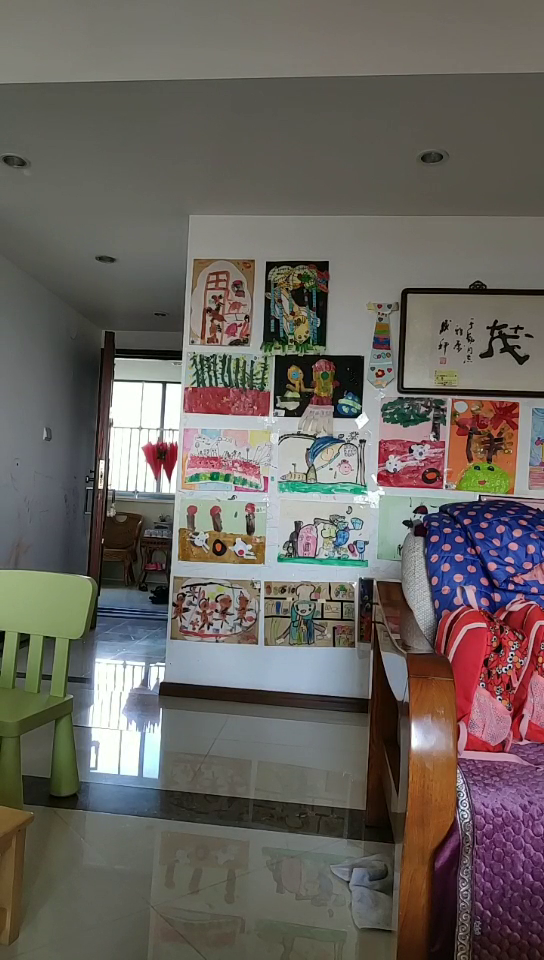
#> input picture images/background.png, 544 x 960 px
$ python demo.py
#> lines starting #> are read from the running program, lines starting #| are printed output that depends on the picture
from __future__ import print_function

import argparse
import itertools

import cv2 as cv
import numpy as np


def sigmoid(x):
    return 1 / (1 + np.exp(-x))


class App:
    def __init__(self, video):
#> called with video = 'video/dabao.mp4'
        self.cap = cv.VideoCapture(video)
        self.background = cv.imread('images/background.png')
#> self.background is the input picture: shape (960, 544, 3); mean B, G, R 95, 100, 105.6

        fourcc = cv.VideoWriter_fourcc(*'MPEG')
        self.out = cv.VideoWriter('video/output.avi', fourcc, 30.0, (544, 960))

    def process(self, frame, frame_idx):
        # bgr_ref = [134, 169, 55]
        lab_ref = [159, 88, 137]
        frame_lab = cv.cvtColor(frame, cv.COLOR_BGR2LAB)
        print(frame_idx)

        dist = np.linalg.norm(frame_lab[:, :, 1:] - lab_ref[1:], axis=2)
        alpha = sigmoid((dist - 30) / 3.)
        alpha = np.expand_dims(alpha, axis=-1)
        vis = alpha * frame + (1.0 - alpha) * self.background

        return vis.astype(np.uint8)

    def run(self):
        frame_idx = 0

        for _ in itertools.repeat(None, frame_idx):
            _, _ = self.cap.read()

        while self.cap.isOpened():
            success, frame = self.cap.read()
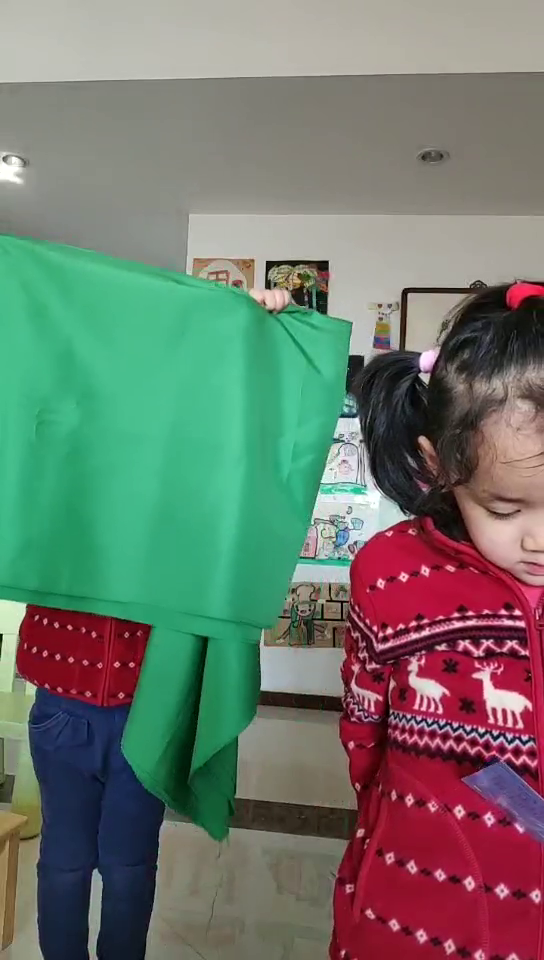
#> input picture frame 31 of video/dabao.mp4, 544 x 960 px
#> frame is the input picture: shape (960, 544, 3); mean B, G, R 107.9, 119.3, 110.7
            if not success:
                break

            vis = self.process(frame, frame_idx)
#> in process, `frame_lab = cv.cvtColor(frame, cv.COLOR_BGR2LAB)`: frame_lab: shape (960, 544, 3); mean of channels 0, 1, 2 129.2, 124.9, 136.6
#> in process, `dist = np.linalg.norm(frame_lab[:, :, 1:] - lab_ref[1:], axis=2)`:
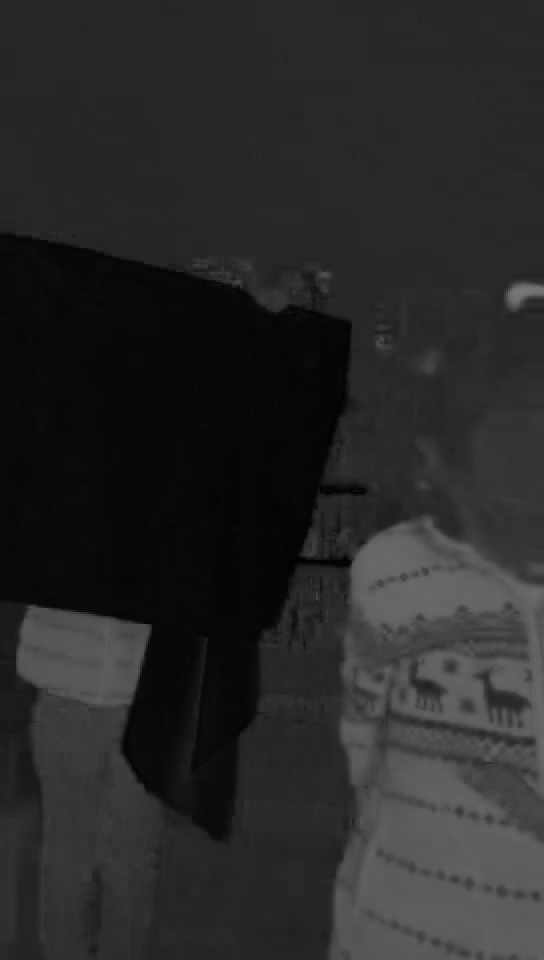
#> dist: shape (960, 544) float64; min 0, max 119.7, mean 40.4
#> in sigmoid, `return 1 / (1 + np.exp(-x))`:
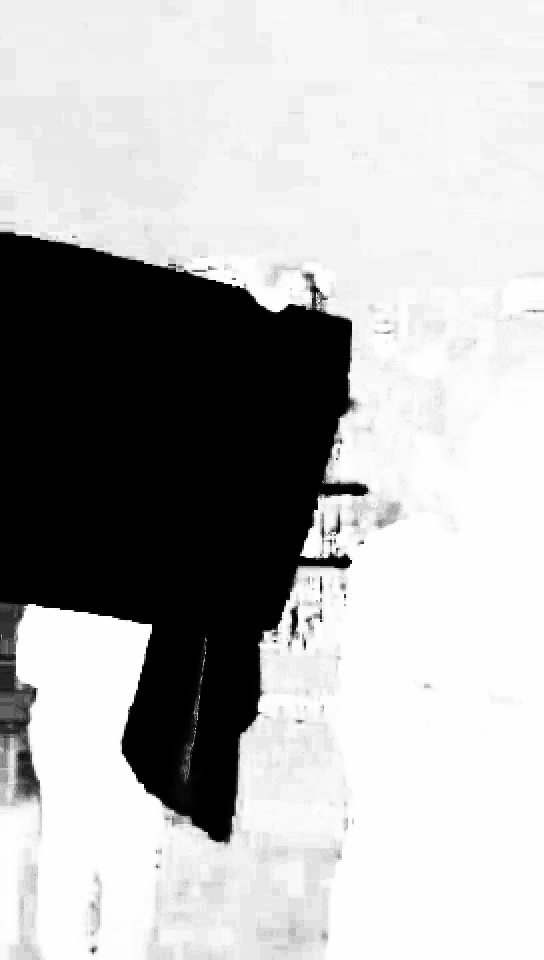
#> returned value: shape (960, 544) float64; min 4.54e-05, max 1, mean 0.707
#> in process, `vis = alpha * frame + (1.0 - alpha) * self.background`:
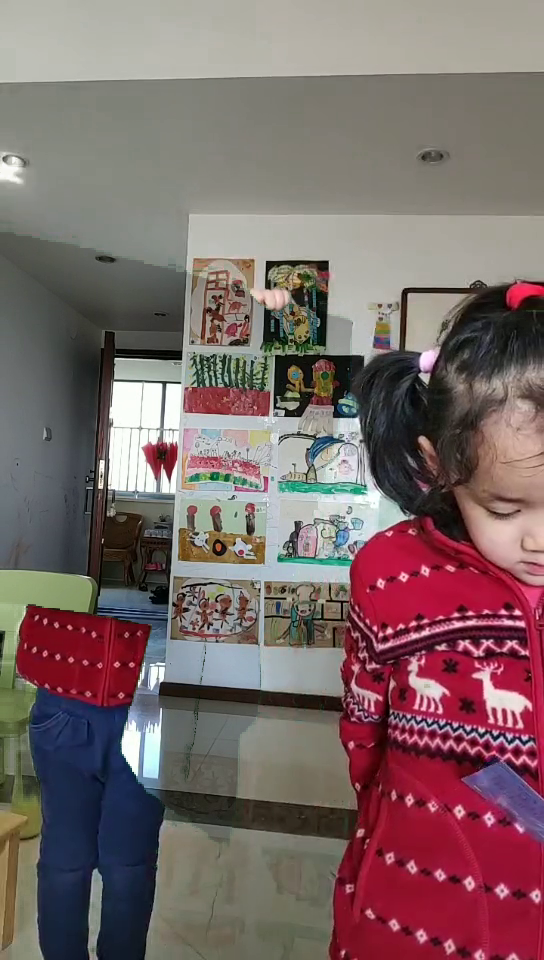
#> vis: shape (960, 544, 3) float64; mean of channels 0, 1, 2 103.7, 104, 124; drawn with min black and max white

            cv.imshow('frame', vis)
            self.out.write(vis)

            frame_idx = frame_idx + 1

            ch = cv.waitKey(1)
#> (key Esc is pressed here)
            if ch == 27:
                break

        print("Total frames: %d" % frame_idx)

        self.cap.release()
        self.out.release()
        cv.destroyAllWindows()


if __name__ == '__main__':
    ap = argparse.ArgumentParser()
    ap.add_argument("-v", "--video", help="path to the video file", default='video/dabao.mp4')
    args = vars(ap.parse_args())

    video = args["video"]

    App(video).run()
